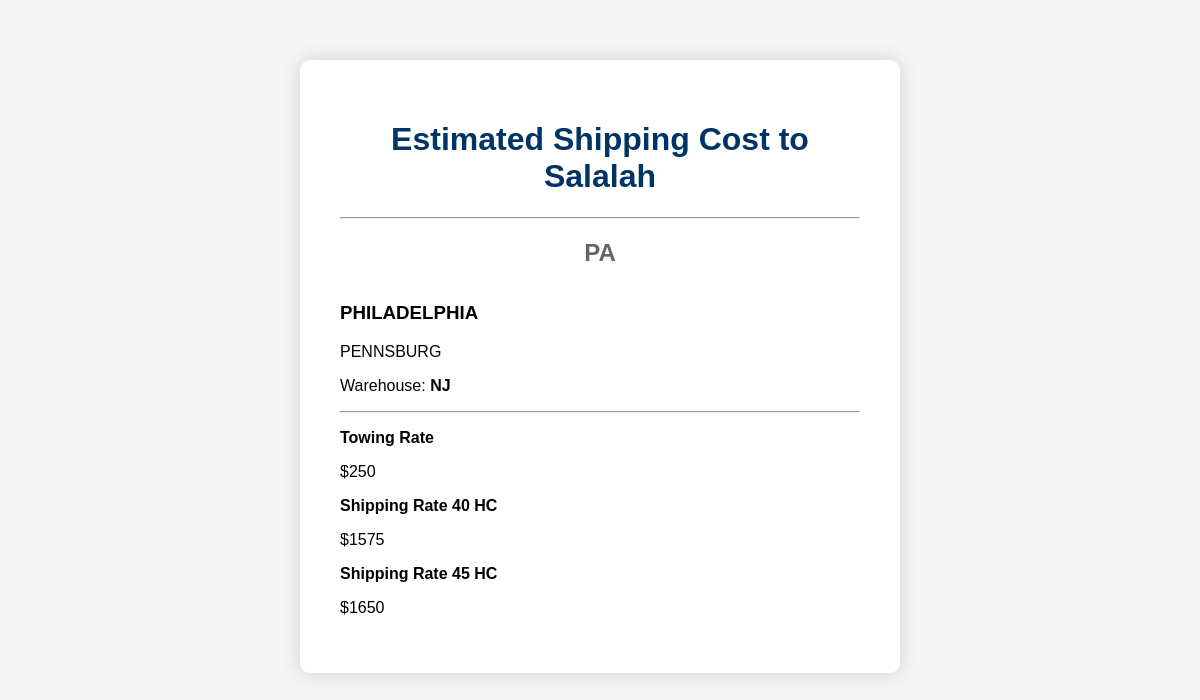
The app's page /estimate/385, older data.
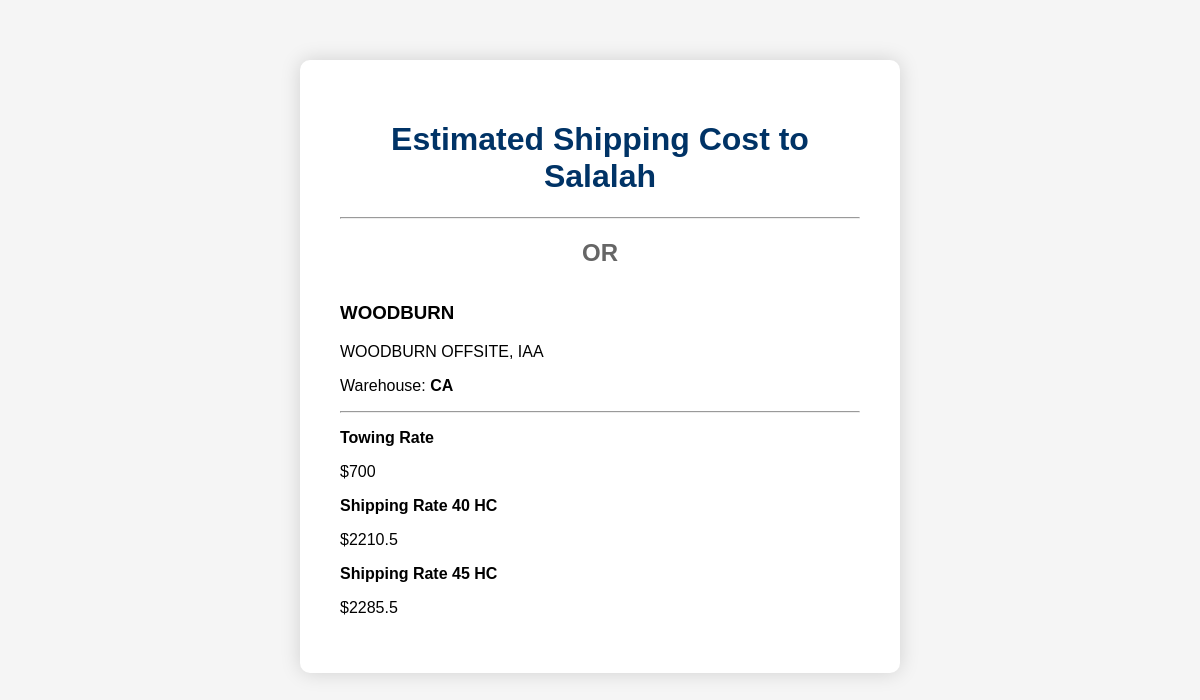
The same page, newer data.
### tables this page shows
CREATE TABLE rates (
"ID" INTEGER PRIMARY KEY, "STATE" TEXT, "BRANCH" TEXT, "CITY" TEXT, "WAREHOUSE" TEXT, "TOWING RATE" TEXT, "SHIPPING RATE 40 HC" TEXT, "SHIPPING RATE 45 HC" TEXT
);

### app.py (the view)
@app.route("/estimate/<int:id>")
def estimate(id):
    conn = get_connection()
    cur = conn.cursor()
    cur.execute(
        "SELECT * FROM rates WHERE ID=?",
        (id,)
    )
    row = cur.fetchone()
    conn.close()
    if row is None:
        abort(404)
    return render_template(
        "estimate.html",
        row=row
    )

### app.py (called while the page is built)
def get_connection():
    conn = sqlite3.connect(DATABASE)
    conn.row_factory = sqlite3.Row
    return conn

### templates/estimate.html (shortened to what this page needs)
<!DOCTYPE html>
<html>
<head>
<link rel="stylesheet"
href="{{ url_for('static', filename='css/style.css') }}">
</head>
<body>
<div class="container">
<h1>Estimated Shipping Cost to Salalah</h1>
<hr>
<h2>{{ row.STATE }}</h2>
<h3>{{ row.BRANCH }}</h3>
<p>{{ row.CITY }}</p>
<p>
Warehouse:
<strong>{{ row.WAREHOUSE }}</strong>
</p>
<hr>
<p><strong>Towing Rate</strong></p>
<p>${{ row["TOWING RATE"] }}</p>
<p><strong>Shipping Rate 40 HC</strong></p>
<p>${{ row["SHIPPING RATE 40 HC"] }}</p>
<p><strong>Shipping Rate 45 HC</strong></p>
<p>${{ row["SHIPPING RATE 45 HC"] }}</p>
</div>
</body>
</html>

### static/css/style.css (style rules this page uses)
body { background: #f5f5f5; font-family: Arial, Helvetica, sans-serif; margin: 0; padding: 0; }
.container { width: 600px; max-width: calc(100% - 30px); margin: 60px auto; background: white; padding: 40px; border-radius: 10px; box-shadow: 0 0 20px rgba(0, 0, 0, .15); box-sizing: border-box; }
h1 { text-align: center; color: #003366; }
h2 { text-align: center; color: #666; margin-bottom: 35px; }

Row changes from the older to the newer data that the page shows:
changed rates: STATE "PA" → "OR"; BRANCH "PHILADELPHIA" → "WOODBURN"; CITY "PENNSBURG" → "WOODBURN OFFSITE, IAA"; WAREHOUSE "NJ" → "CA"; TOWING RATE "250" → "700"; SHIPPING RATE 40 HC "1575" → "2210.5"; SHIPPING RATE 45 HC "1650" → "2285.5"
